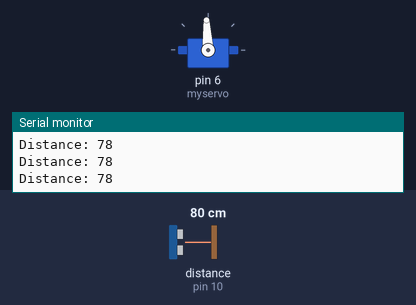
Recording of a sketch running on a simulated Arduino Uno, built with avr-gcc and run on an emulated ATmega328P. On the bench: servo, the last lines printed to the serial monitor. Wiring (inferred from the names in the program): ultrasonic range finder: trigger pin 9; echo pin 10. The inputs (shaded band) are chosen by the test bench; at power-on: distance to the obstacle (sensor on pin 10) 80 cm. The echo pulse lasts 58.3 µs per cm.

Above: at 1.2 s.
1.3 s: distance to the obstacle (sensor on pin 10) set to 33 cm
2.8 s: distance to the obstacle (sensor on pin 10) set to 28 cm
At 3.7 s:
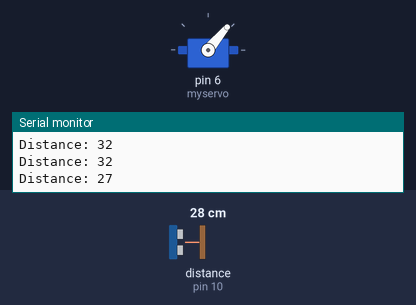
Timing chart, 0 to 5.8 s (numbered marks = the images above; inputs shaded):
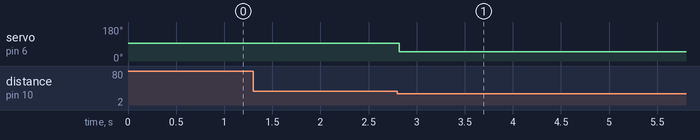

Measured:
- the behaviour switches between 32 and 31 cm on distance to the obstacle (sensor on pin 10) (found by bisection; images 0 and 1)
- after the input at 2.8 s, servo on pin 6 (myservo): 93° → 50° at once

The sketch:

sonarToLED.ino
```cpp
#include <Servo.h>
#define SERVO_PIN 4;
const int trigPin = 9;
const int echoPin = 10;
Servo myservo;
// defines variables
long duration;
int distance;
bool state = false;

void setup() {
  pinMode(trigPin, OUTPUT); // Sets the trigPin as an Output
  pinMode(echoPin, INPUT); // Sets the echoPin as an Input
  myservo.attach(6);
  myservo.writeMicroseconds(1500);
  Serial.begin(9600); // Starts the serial communication
}
void loop() {
  // Clears the trigPin
  digitalWrite(trigPin, LOW);
  delayMicroseconds(2);
  // Sets the trigPin on HIGH state for 10 micro seconds
  digitalWrite(trigPin, HIGH);
  delayMicroseconds(10);
  digitalWrite(trigPin, LOW);
  // Reads the echoPin, returns the sound wave travel time in microseconds
  duration = pulseIn(echoPin, HIGH);
  // Calculating the distance
  distance = duration * 0.034 / 2;
  Serial.print("Distance: ");
  Serial.println(distance);
  if (distance <= 30){
      state = !state;
      myservo.write(50);
      delay(3000);
  }
}
```
